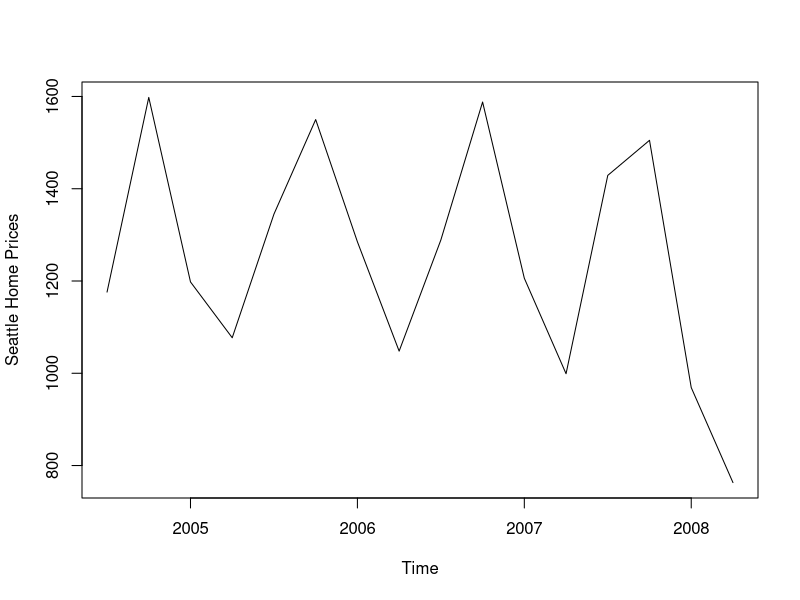

The R script that drew this image: (Note: this script raises an error after producing the figure.)
df = read.csv("webwork/file1dc4079c75a.csv")

series = ts(df$Seattle, 
            start = c(2004, 3),
            frequency = 4)

length(series) == nrow(df)

plot(series, ylab = "Seattle Home Prices")

?rollmean

rollmean(series, k = 4)
